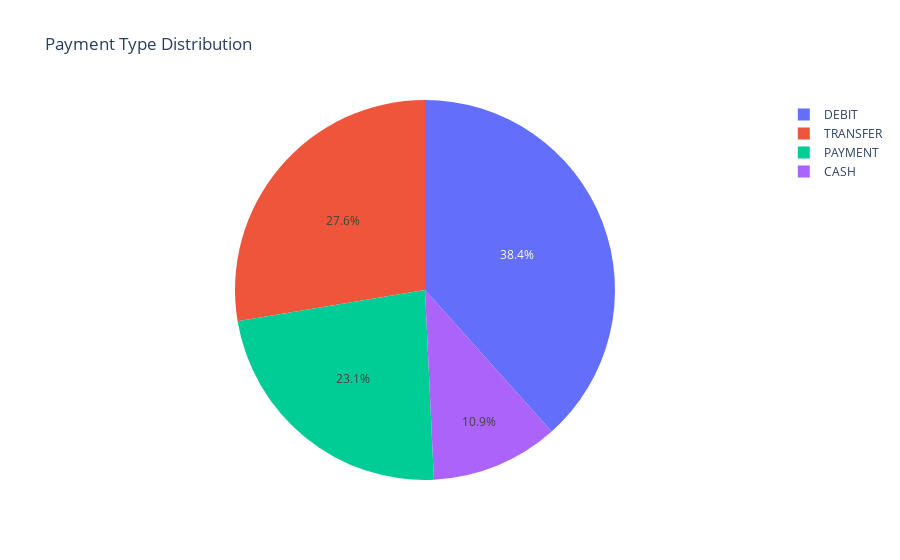

Write notebook code for a chart like this one.
### Code cell
fig = px.pie(payment_counts, values=payment_counts['count'], names=payment_counts['Type'], title='Payment Type Distribution')
fig.show()

### Figure 1 — Plotly figure (JSON) as saved in the notebook; plotly's stock layout.template omitted (floating-point values rounded to 4 significant figures)
{"data": [{"domain": {"x": [0, 1], "y": [0, 1]}, "hovertemplate": "Type=%{label}<br>count=%{value}<extra></extra>", "labels": ["DEBIT", "TRANSFER", "PAYMENT", "CASH"], "legendgroup": "", "name": "", "showlegend": true, "type": "pie", "values": [69295, 49883, 41725, 19616]}], "layout": {"legend": {"tracegroupgap": 0}, "title": {"text": "Payment Type Distribution"}}}
